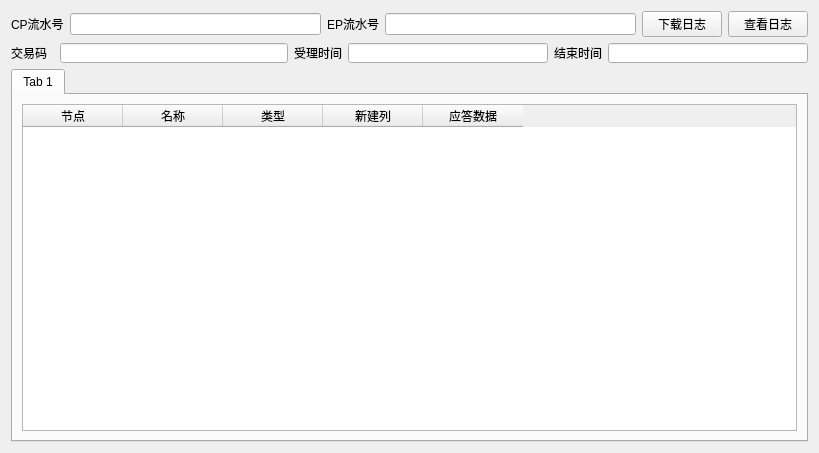
<?xml version="1.0" encoding="UTF-8"?>
<ui version="4.0">
 <class>MainForm</class>
 <widget class="QWidget" name="MainForm">
  <property name="geometry">
   <rect>
    <x>0</x>
    <y>0</y>
    <width>819</width>
    <height>453</height>
   </rect>
  </property>
  <property name="windowTitle">
   <string>Form</string>
  </property>
  <layout class="QVBoxLayout" name="verticalLayout_2">
   <item>
    <layout class="QVBoxLayout" name="verticalLayout">
     <item>
      <layout class="QHBoxLayout" name="horizontalLayout">
       <item>
        <widget class="QLabel" name="label_3">
         <property name="text">
          <string>CP流水号</string>
         </property>
        </widget>
       </item>
       <item>
        <widget class="QLineEdit" name="cpSeqNoEdit"/>
       </item>
       <item>
        <widget class="QLabel" name="label_2">
         <property name="text">
          <string>EP流水号</string>
         </property>
        </widget>
       </item>
       <item>
        <widget class="QLineEdit" name="epSeqNoEdit"/>
       </item>
       <item>
        <widget class="QPushButton" name="updateBtn">
         <property name="text">
          <string>下载日志</string>
         </property>
        </widget>
       </item>
       <item>
        <widget class="QPushButton" name="anaBtn">
         <property name="text">
          <string>查看日志</string>
         </property>
        </widget>
       </item>
      </layout>
     </item>
     <item>
      <layout class="QHBoxLayout" name="horizontalLayout_2">
       <item>
        <widget class="QLabel" name="label_4">
         <property name="text">
          <string>交易码  </string>
         </property>
        </widget>
       </item>
       <item>
        <widget class="QLineEdit" name="trnCodeEdit">
         <property name="minimumSize">
          <size>
           <width>200</width>
           <height>20</height>
          </size>
         </property>
         <property name="maximumSize">
          <size>
           <width>2000</width>
           <height>20</height>
          </size>
         </property>
        </widget>
       </item>
       <item>
        <widget class="QLabel" name="label">
         <property name="text">
          <string>受理时间</string>
         </property>
        </widget>
       </item>
       <item>
        <widget class="QLineEdit" name="trnTimeEdit">
         <property name="minimumSize">
          <size>
           <width>200</width>
           <height>20</height>
          </size>
         </property>
         <property name="maximumSize">
          <size>
           <width>200</width>
           <height>20</height>
          </size>
         </property>
        </widget>
       </item>
       <item>
        <widget class="QLabel" name="label_5">
         <property name="text">
          <string>结束时间</string>
         </property>
        </widget>
       </item>
       <item>
        <widget class="QLineEdit" name="lineEdit">
         <property name="minimumSize">
          <size>
           <width>200</width>
           <height>20</height>
          </size>
         </property>
         <property name="maximumSize">
          <size>
           <width>200</width>
           <height>20</height>
          </size>
         </property>
        </widget>
       </item>
      </layout>
     </item>
    </layout>
   </item>
   <item>
    <widget class="QTabWidget" name="msgTabWidget">
     <property name="currentIndex">
      <number>0</number>
     </property>
     <widget class="QWidget" name="tab">
      <attribute name="title">
       <string>Tab 1</string>
      </attribute>
      <layout class="QHBoxLayout" name="horizontalLayout_5">
       <item>
        <widget class="QTableWidget" name="msgTable">
         <column>
          <property name="text">
           <string>节点</string>
          </property>
         </column>
         <column>
          <property name="text">
           <string>名称</string>
          </property>
         </column>
         <column>
          <property name="text">
           <string>类型</string>
          </property>
         </column>
         <column>
          <property name="text">
           <string>新建列</string>
          </property>
         </column>
         <column>
          <property name="text">
           <string>应答数据</string>
          </property>
         </column>
        </widget>
       </item>
      </layout>
     </widget>
    </widget>
   </item>
  </layout>
 </widget>
 <resources/>
 <connections/>
</ui>
